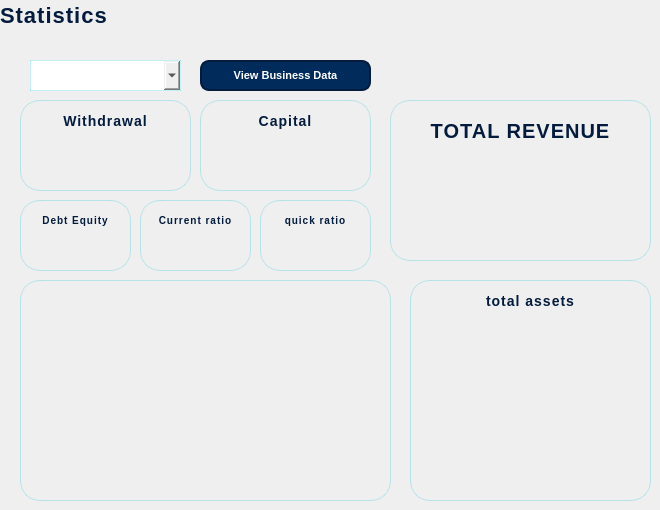
     <widget class="QWidget" name="stats_widget">
      <widget class="QLabel" name="label_inventory_4">
       <property name="geometry">
        <rect>
         <x>0</x>
         <y>0</y>
         <width>151</width>
         <height>31</height>
        </rect>
       </property>
       <property name="styleSheet">
        <string notr="true">#label_inventory_4 {
    color: #031b3d;                  /* Deep navy text for contrast */
    font-weight: 900;                /* Bold emphasis */
    font-size: 22px;                 /* Slightly larger title */
    background: transparent;         /* Keep background clean */
    letter-spacing: 1px;             /* Space out letters slightly */
    text-transform: uppercase;       /* Make “Inventory” more assertive */
    border: none;                    /* Remove any frame borders */
    
    /* Subtle cyan glow for elegance */
    text-shadow: 0px 0px 6px #00ffff;
}</string>
       </property>
       <property name="text">
        <string>Statistics</string>
       </property>
      </widget>
      <widget class="QFrame" name="graphFrame">
       <property name="geometry">
        <rect>
         <x>20</x>
         <y>280</y>
         <width>371</width>
         <height>221</height>
        </rect>
       </property>
       <property name="styleSheet">
        <string notr="true">#graphFrame
{
    background-color: qlineargradient(
        spread:pad, x1:0, y1:0, x2:1, y2:1,
        stop:0 rgba(224, 247, 250, 255),  /* light cyan */
        stop:1 rgba(255, 255, 255, 255)    /* soft white */
    );
    border-radius: 20px;
    border: 1px solid rgba(0, 188, 212, 60); /* subtle cyan border */
    
}</string>
       </property>
       <property name="frameShape">
        <enum>QFrame::StyledPanel</enum>
       </property>
       <property name="frameShadow">
        <enum>QFrame::Raised</enum>
       </property>
      </widget>
      <widget class="QPushButton" name="graphPushButton">
       <property name="geometry">
        <rect>
         <x>200</x>
         <y>60</y>
         <width>171</width>
         <height>31</height>
        </rect>
       </property>
       <property name="cursor">
        <cursorShape>PointingHandCursor</cursorShape>
       </property>
       <property name="styleSheet">
        <string notr="true">#graphPushButton {
    background-color: #002B5B;    /* Very light cyan tint */
    border: 2px solid #031b3d;                  /* Deep navy border */
    border-radius: 9px;
    color: #FFFFFF;
    font-weight: 500;
    font-size: 11px;                            /* Smaller text */
    padding: 4px 10px;
}

#donebutton:hover {
    background-color: rgba(0, 255, 255, 60);    /* Subtle cyan highlight */
    border: 2px solid #00ffff;                  /* Cyan glow */
}

#donebutton:pressed {
    background-color: rgba(0, 255, 255, 90);    /* Slightly stronger color */
}
</string>
       </property>
       <property name="text">
        <string>View Business Data</string>
       </property>
      </widget>
      <widget class="QComboBox" name="statsComboBox">
       <property name="geometry">
        <rect>
         <x>30</x>
         <y>60</y>
         <width>151</width>
         <height>31</height>
        </rect>
       </property>
       <property name="cursor">
        <cursorShape>PointingHandCursor</cursorShape>
       </property>
       <property name="layoutDirection">
        <enum>Qt::LeftToRight</enum>
       </property>
       <property name="styleSheet">
        <string notr="true">border: 1px solid rgba(0, 188, 212, 60); 
 background-color: qlineargradient(
        spread:pad, x1:0, y1:0, x2:1, y2:1,
        stop:0 rgba(224, 247, 250, 255),  /* light cyan */
        stop:1 rgba(255, 255, 255, 255)    /* soft white */
    );
</string>
       </property>
       <property name="editable">
        <bool>false</bool>
       </property>
      </widget>
      <widget class="QFrame" name="withdrawal_Frame">
       <property name="geometry">
        <rect>
         <x>20</x>
         <y>100</y>
         <width>171</width>
         <height>91</height>
        </rect>
       </property>
       <property name="styleSheet">
        <string notr="true">#withdrawal_Frame
{
    background-color: qlineargradient(
        spread:pad, x1:0, y1:0, x2:1, y2:1,
        stop:0 rgba(224, 247, 250, 255),  /* light cyan */
        stop:1 rgba(255, 255, 255, 255)    /* soft white */
    );
    border-radius: 20px;
    border: 1px solid rgba(0, 188, 212, 60); /* subtle cyan border */
    
}</string>
       </property>
       <property name="frameShape">
        <enum>QFrame::StyledPanel</enum>
       </property>
       <property name="frameShadow">
        <enum>QFrame::Raised</enum>
       </property>
       <widget class="QLabel" name="label1">
        <property name="geometry">
         <rect>
          <x>20</x>
          <y>10</y>
          <width>131</width>
          <height>21</height>
         </rect>
        </property>
        <property name="styleSheet">
         <string notr="true">#label1{
    color: #031b3d;                  /* Deep navy text for contrast */
    font-weight: 650;                /* Bold emphasis */
    font-size: 14px;                 /* Slightly larger title */
    background: transparent;         /* Keep background clean */
    letter-spacing: 1px;             /* Space out letters slightly */
    text-transform: uppercase;       /* Make “Inventory” more assertive */
    border: none;                    /* Remove any frame borders */
    
    /* Subtle cyan glow for elegance */
    text-shadow: 0px 0px 6px #00ffff;
}</string>
        </property>
        <property name="text">
         <string>Withdrawal</string>
        </property>
        <property name="alignment">
         <set>Qt::AlignCenter</set>
        </property>
       </widget>
       <widget class="QLabel" name="withdrawal_Label">
        <property name="geometry">
         <rect>
          <x>20</x>
          <y>40</y>
          <width>131</width>
          <height>31</height>
         </rect>
        </property>
        <property name="styleSheet">
         <string notr="true">#withdrawal_label{
    color: #031b3d;                  /* Deep navy text for contrast */
    font-weight: 600;                /* Bold emphasis */
    font-size: 15px;                 /* Slightly larger title */
    background: transparent;         /* Keep background clean */
    letter-spacing: 1px;             /* Space out letters slightly */
    text-transform: uppercase;       /* Make “Inventory” more assertive */
    border: none;                    /* Remove any frame borders */
    
    /* Subtle cyan glow for elegance */
    text-shadow: 0px 0px 6px #00ffff;
}</string>
        </property>
        <property name="text">
         <string/>
        </property>
        <property name="alignment">
         <set>Qt::AlignCenter</set>
        </property>
       </widget>
      </widget>
      <widget class="QFrame" name="currentRatio_Frame">
       <property name="geometry">
        <rect>
         <x>140</x>
         <y>200</y>
         <width>111</width>
         <height>71</height>
        </rect>
       </property>
       <property name="styleSheet">
        <string notr="true">#currentRatio_Frame
{
    background-color: qlineargradient(
        spread:pad, x1:0, y1:0, x2:1, y2:1,
        stop:0 rgba(224, 247, 250, 255),  /* light cyan */
        stop:1 rgba(255, 255, 255, 255)    /* soft white */
    );
    border-radius: 20px;
    border: 1px solid rgba(0, 188, 212, 60); /* subtle cyan border */
    
}</string>
       </property>
       <property name="frameShape">
        <enum>QFrame::StyledPanel</enum>
       </property>
       <property name="frameShadow">
        <enum>QFrame::Raised</enum>
       </property>
       <widget class="QLabel" name="label_4">
        <property name="geometry">
         <rect>
          <x>10</x>
          <y>10</y>
          <width>91</width>
          <height>21</height>
         </rect>
        </property>
        <property name="styleSheet">
         <string notr="true">#label_4{
    color: #031b3d;                  /* Deep navy text for contrast */
    font-weight: 600;                /* Bold emphasis */
    font-size: 10px;                 /* Slightly larger title */
    background: transparent;         /* Keep background clean */
    letter-spacing: 1px;             /* Space out letters slightly */
    text-transform: uppercase;       /* Make “Inventory” more assertive */
    border: none;                    /* Remove any frame borders */
    
    /* Subtle cyan glow for elegance */
    text-shadow: 0px 0px 6px #00ffff;
}</string>
        </property>
        <property name="text">
         <string>Current ratio</string>
        </property>
        <property name="alignment">
         <set>Qt::AlignCenter</set>
        </property>
       </widget>
       <widget class="QLabel" name="currentRatio_Label">
        <property name="geometry">
         <rect>
          <x>10</x>
          <y>30</y>
          <width>91</width>
          <height>21</height>
         </rect>
        </property>
        <property name="styleSheet">
         <string notr="true">#currentRatio_Label{
    color: #031b3d;                  /* Deep navy text for contrast */
    font-weight: 600;                /* Bold emphasis */
    font-size: 10px;                 /* Slightly larger title */
    background: transparent;         /* Keep background clean */
    letter-spacing: 1px;             /* Space out letters slightly */
    text-transform: uppercase;       /* Make “Inventory” more assertive */
    border: none;                    /* Remove any frame borders */
    
    /* Subtle cyan glow for elegance */
    text-shadow: 0px 0px 6px #00ffff;
}</string>
        </property>
        <property name="text">
         <string/>
        </property>
        <property name="alignment">
         <set>Qt::AlignCenter</set>
        </property>
       </widget>
      </widget>
      <widget class="QFrame" name="debtEquity_Frame">
       <property name="geometry">
        <rect>
         <x>20</x>
         <y>200</y>
         <width>111</width>
         <height>71</height>
        </rect>
       </property>
       <property name="styleSheet">
        <string notr="true">#debtEquity_Frame
{
    background-color: qlineargradient(
        spread:pad, x1:0, y1:0, x2:1, y2:1,
        stop:0 rgba(224, 247, 250, 255),  /* light cyan */
        stop:1 rgba(255, 255, 255, 255)    /* soft white */
    );
    border-radius: 20px;
    border: 1px solid rgba(0, 188, 212, 60); /* subtle cyan border */
    
}</string>
       </property>
       <property name="frameShape">
        <enum>QFrame::StyledPanel</enum>
       </property>
       <property name="frameShadow">
        <enum>QFrame::Raised</enum>
       </property>
       <widget class="QLabel" name="label_3">
        <property name="geometry">
         <rect>
          <x>10</x>
          <y>10</y>
          <width>91</width>
          <height>21</height>
         </rect>
        </property>
        <property name="styleSheet">
         <string notr="true">#label_3{
    color: #031b3d;                  /* Deep navy text for contrast */
    font-weight: 600;                /* Bold emphasis */
    font-size: 10px;                 /* Slightly larger title */
    background: transparent;         /* Keep background clean */
    letter-spacing: 1px;             /* Space out letters slightly */
    text-transform: uppercase;       /* Make “Inventory” more assertive */
    border: none;                    /* Remove any frame borders */
    
    /* Subtle cyan glow for elegance */
    text-shadow: 0px 0px 6px #00ffff;
}</string>
        </property>
        <property name="text">
         <string>Debt Equity</string>
        </property>
        <property name="alignment">
         <set>Qt::AlignCenter</set>
        </property>
       </widget>
       <widget class="QLabel" name="debtEquity_Label">
        <property name="geometry">
         <rect>
          <x>10</x>
          <y>30</y>
          <width>91</width>
          <height>21</height>
         </rect>
        </property>
        <property name="styleSheet">
         <string notr="true">#debtEquity_Label{
    color: #031b3d;                  /* Deep navy text for contrast */
    font-weight: 600;                /* Bold emphasis */
    font-size: 10px;                 /* Slightly larger title */
    background: transparent;         /* Keep background clean */
    letter-spacing: 1px;             /* Space out letters slightly */
    text-transform: uppercase;       /* Make “Inventory” more assertive */
    border: none;                    /* Remove any frame borders */
    
    /* Subtle cyan glow for elegance */
    text-shadow: 0px 0px 6px #00ffff;
}</string>
        </property>
        <property name="text">
         <string/>
        </property>
        <property name="alignment">
         <set>Qt::AlignCenter</set>
        </property>
       </widget>
      </widget>
      <widget class="QFrame" name="quickRatio_Frame">
       <property name="geometry">
        <rect>
         <x>260</x>
         <y>200</y>
         <width>111</width>
         <height>71</height>
        </rect>
       </property>
       <property name="styleSheet">
        <string notr="true">#quickRatio_Frame
{
    background-color: qlineargradient(
        spread:pad, x1:0, y1:0, x2:1, y2:1,
        stop:0 rgba(224, 247, 250, 255),  /* light cyan */
        stop:1 rgba(255, 255, 255, 255)    /* soft white */
    );
    border-radius: 20px;
    border: 1px solid rgba(0, 188, 212, 60); /* subtle cyan border */
    
}</string>
       </property>
       <property name="frameShape">
        <enum>QFrame::StyledPanel</enum>
       </property>
       <property name="frameShadow">
        <enum>QFrame::Raised</enum>
       </property>
       <widget class="QLabel" name="label_5">
        <property name="geometry">
         <rect>
          <x>10</x>
          <y>10</y>
          <width>91</width>
          <height>21</height>
         </rect>
        </property>
        <property name="styleSheet">
         <string notr="true">#label_5{
    color: #031b3d;                  /* Deep navy text for contrast */
    font-weight: 600;                /* Bold emphasis */
    font-size: 10px;                 /* Slightly larger title */
    background: transparent;         /* Keep background clean */
    letter-spacing: 1px;             /* Space out letters slightly */
    text-transform: uppercase;       /* Make “Inventory” more assertive */
    border: none;                    /* Remove any frame borders */
    
    /* Subtle cyan glow for elegance */
    text-shadow: 0px 0px 6px #00ffff;
}</string>
        </property>
        <property name="text">
         <string>quick ratio</string>
        </property>
        <property name="alignment">
         <set>Qt::AlignCenter</set>
        </property>
       </widget>
       <widget class="QLabel" name="quickRatio_Label">
        <property name="geometry">
         <rect>
          <x>10</x>
          <y>30</y>
          <width>91</width>
          <height>21</height>
         </rect>
        </property>
        <property name="styleSheet">
         <string notr="true">#quickRatio_Label{
    color: #031b3d;                  /* Deep navy text for contrast */
    font-weight: 600;                /* Bold emphasis */
    font-size: 10px;                 /* Slightly larger title */
    background: transparent;         /* Keep background clean */
    letter-spacing: 1px;             /* Space out letters slightly */
    text-transform: uppercase;       /* Make “Inventory” more assertive */
    border: none;                    /* Remove any frame borders */
    
    /* Subtle cyan glow for elegance */
    text-shadow: 0px 0px 6px #00ffff;
}</string>
        </property>
        <property name="text">
         <string/>
        </property>
        <property name="alignment">
         <set>Qt::AlignCenter</set>
        </property>
       </widget>
      </widget>
      <widget class="QFrame" name="revenue_Frame">
       <property name="geometry">
        <rect>
         <x>390</x>
         <y>100</y>
         <width>261</width>
         <height>161</height>
        </rect>
       </property>
       <property name="styleSheet">
        <string notr="true">#revenue_Frame
{
    background-color: qlineargradient(
        spread:pad, x1:0, y1:0, x2:1, y2:1,
        stop:0 rgba(224, 247, 250, 255),  /* light cyan */
        stop:1 rgba(255, 255, 255, 255)    /* soft white */
    );
    border-radius: 20px;
    border: 1px solid rgba(0, 188, 212, 60); /* subtle cyan border */
    
}</string>
       </property>
       <property name="frameShape">
        <enum>QFrame::StyledPanel</enum>
       </property>
       <property name="frameShadow">
        <enum>QFrame::Raised</enum>
       </property>
       <widget class="QLabel" name="label_6">
        <property name="geometry">
         <rect>
          <x>20</x>
          <y>10</y>
          <width>221</width>
          <height>41</height>
         </rect>
        </property>
        <property name="styleSheet">
         <string notr="true">#label_6{
    color: #031b3d;                  /* Deep navy text for contrast */
    font-weight: 750;                /* Bold emphasis */
    font-size: 20px;                 /* Slightly larger title */
    background: transparent;         /* Keep background clean */
    letter-spacing: 1px;             /* Space out letters slightly */
    text-transform: uppercase;       /* Make “Inventory” more assertive */
    border: none;                    /* Remove any frame borders */
    
    /* Subtle cyan glow for elegance */
    text-shadow: 0px 0px 6px #00ffff;
}</string>
        </property>
        <property name="text">
         <string>TOTAL REVENUE</string>
        </property>
        <property name="alignment">
         <set>Qt::AlignCenter</set>
        </property>
       </widget>
       <widget class="QLabel" name="revenue_Label">
        <property name="geometry">
         <rect>
          <x>20</x>
          <y>60</y>
          <width>221</width>
          <height>51</height>
         </rect>
        </property>
        <property name="styleSheet">
         <string notr="true">#revenue_Label{
    color: #031b3d;                  /* Deep navy text for contrast */
    font-weight: 750;                /* Bold emphasis */
    font-size: 25px;                 /* Slightly larger title */
    background: transparent;         /* Keep background clean */
    letter-spacing: 1px;             /* Space out letters slightly */
    text-transform: uppercase;       /* Make “Inventory” more assertive */
    border: none;                    /* Remove any frame borders */
    
    /* Subtle cyan glow for elegance */
    text-shadow: 0px 0px 6px #00ffff;
}</string>
        </property>
        <property name="text">
         <string/>
        </property>
        <property name="alignment">
         <set>Qt::AlignCenter</set>
        </property>
       </widget>
      </widget>
      <widget class="QFrame" name="pieChart_Frame">
       <property name="geometry">
        <rect>
         <x>410</x>
         <y>280</y>
         <width>241</width>
         <height>221</height>
        </rect>
       </property>
       <property name="styleSheet">
        <string notr="true">#pieChart_Frame
{
    background-color: qlineargradient(
        spread:pad, x1:0, y1:0, x2:1, y2:1,
        stop:0 rgba(224, 247, 250, 255),  /* light cyan */
        stop:1 rgba(255, 255, 255, 255)    /* soft white */
    );
    border-radius: 20px;
    border: 1px solid rgba(0, 188, 212, 60); /* subtle cyan border */
    
}</string>
       </property>
       <property name="frameShape">
        <enum>QFrame::StyledPanel</enum>
       </property>
       <property name="frameShadow">
        <enum>QFrame::Raised</enum>
       </property>
       <widget class="QLabel" name="label_7">
        <property name="geometry">
         <rect>
          <x>20</x>
          <y>10</y>
          <width>201</width>
          <height>21</height>
         </rect>
        </property>
        <property name="styleSheet">
         <string notr="true">#label_7{
    color: #031b3d;                  /* Deep navy text for contrast */
    font-weight: 600;                /* Bold emphasis */
    font-size: 14px;                 /* Slightly larger title */
    background: transparent;         /* Keep background clean */
    letter-spacing: 1px;             /* Space out letters slightly */
    text-transform: uppercase;       /* Make “Inventory” more assertive */
    border: none;                    /* Remove any frame borders */
    
    /* Subtle cyan glow for elegance */
    text-shadow: 0px 0px 6px #00ffff;
}</string>
        </property>
        <property name="text">
         <string>total assets</string>
        </property>
        <property name="alignment">
         <set>Qt::AlignCenter</set>
        </property>
       </widget>
      </widget>
      <widget class="QFrame" name="Capital_Frame">
       <property name="geometry">
        <rect>
         <x>200</x>
         <y>100</y>
         <width>171</width>
         <height>91</height>
        </rect>
       </property>
       <property name="styleSheet">
        <string notr="true">#Capital_Frame
{
    background-color: qlineargradient(
        spread:pad, x1:0, y1:0, x2:1, y2:1,
        stop:0 rgba(224, 247, 250, 255),  /* light cyan */
        stop:1 rgba(255, 255, 255, 255)    /* soft white */
    );
    border-radius: 20px;
    border: 1px solid rgba(0, 188, 212, 60); /* subtle cyan border */
    
}</string>
       </property>
       <property name="frameShape">
        <enum>QFrame::StyledPanel</enum>
       </property>
       <property name="frameShadow">
        <enum>QFrame::Raised</enum>
       </property>
       <widget class="QLabel" name="label_2">
        <property name="geometry">
         <rect>
          <x>20</x>
          <y>10</y>
          <width>131</width>
          <height>21</height>
         </rect>
        </property>
        <property name="styleSheet">
         <string notr="true">#label_2{
    color: #031b3d;                  /* Deep navy text for contrast */
    font-weight: 650;                /* Bold emphasis */
    font-size: 14px;                 /* Slightly larger title */
    background: transparent;         /* Keep background clean */
    letter-spacing: 1px;             /* Space out letters slightly */
    text-transform: uppercase;       /* Make “Inventory” more assertive */
    border: none;                    /* Remove any frame borders */
    
    /* Subtle cyan glow for elegance */
    text-shadow: 0px 0px 6px #00ffff;
}</string>
        </property>
        <property name="text">
         <string>Capital</string>
        </property>
        <property name="alignment">
         <set>Qt::AlignCenter</set>
        </property>
       </widget>
       <widget class="QLabel" name="capital_Label">
        <property name="geometry">
         <rect>
          <x>20</x>
          <y>40</y>
          <width>131</width>
          <height>31</height>
         </rect>
        </property>
        <property name="styleSheet">
         <string notr="true">#capital_Label{
    color: #031b3d;                  /* Deep navy text for contrast */
    font-weight: 600;                /* Bold emphasis */
    font-size: 15px;                 /* Slightly larger title */
    background: transparent;         /* Keep background clean */
    letter-spacing: 1px;             /* Space out letters slightly */
    text-transform: uppercase;       /* Make “Inventory” more assertive */
    border: none;                    /* Remove any frame borders */
    
    /* Subtle cyan glow for elegance */
    text-shadow: 0px 0px 6px #00ffff;
}</string>
        </property>
        <property name="text">
         <string/>
        </property>
        <property name="alignment">
         <set>Qt::AlignCenter</set>
        </property>
       </widget>
      </widget>
     </widget>
